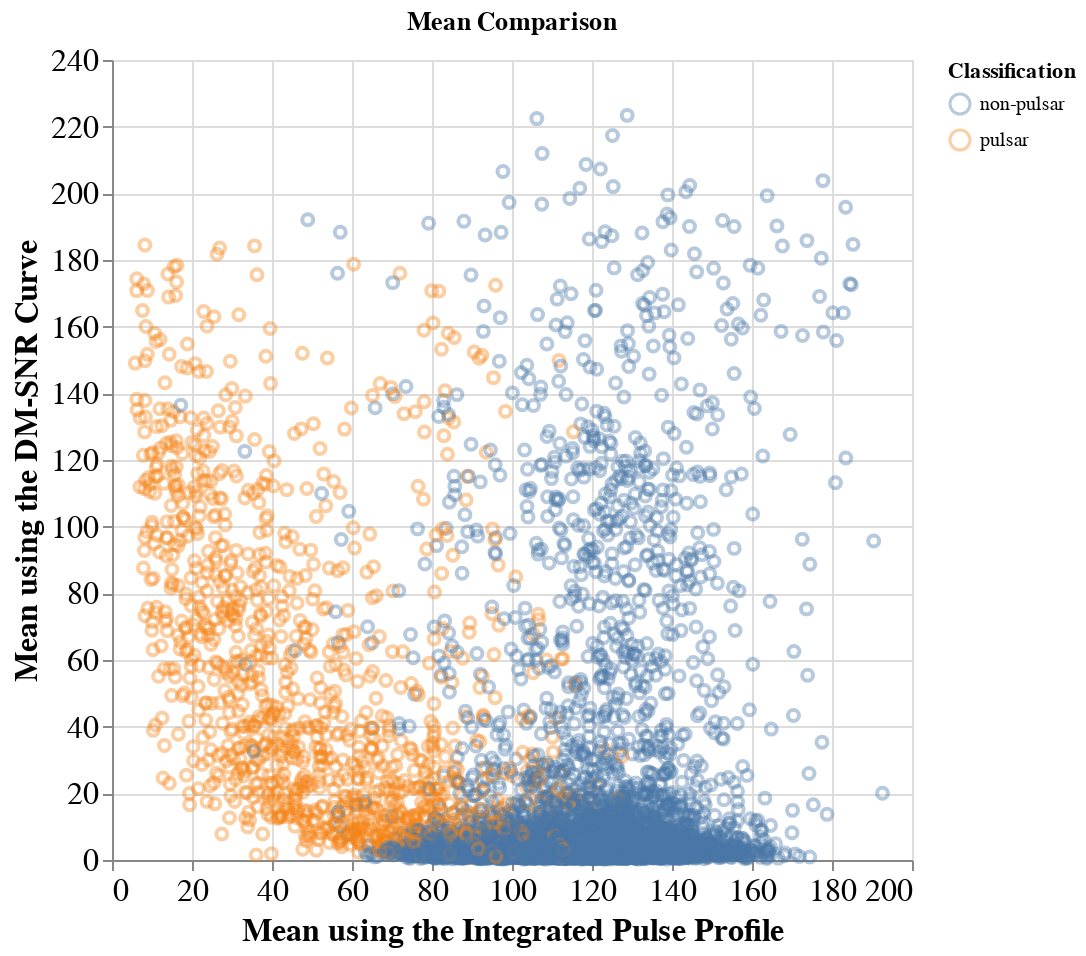

Notebook code cell kept with this figure:
### Markdown cell above
We can create a scatter plot the data in the training set to qualitatively assess for any visible grouping that may exist. We will colour the data points by the classification they are known to be.

### Code cell
pulsar_data_train_means_plot = (
    alt.Chart(pulsar_data_train, title="Mean Comparison")
    .mark_point(opacity=0.4)
    .encode(
        x=alt.X("Profile_mean", title="Mean using the Integrated Pulse Profile", scale=alt.Scale(zero=False)),
        y=alt.Y("DM_mean", title="Mean using the DM-SNR Curve"),
        color=alt.Color("class", title="Classification"),
    )
    .configure_axis(labelFontSize=16, titleFontSize=16)
    .properties(width=400, height=400)
)
pulsar_data_train_means_plot

### Figure 1 — Vega-Lite specification as saved in the notebook (floating-point values rounded to 4 significant figures; data arrays with more than 128 entries replaced by an {"elided": "..."} marker saying what was removed)
{"config": {"view": {"continuousWidth": 400, "continuousHeight": 300}, "axis": {"labelFontSize": 16, "titleFontSize": 16}}, "data": {"name": "data-d11dc837ef869493d77733c083547fdb"}, "mark": {"type": "point", "opacity": 0.4}, "encoding": {"color": {"field": "class", "title": "Classification", "type": "nominal"}, "x": {"field": "Profile_mean", "scale": {"zero": false}, "title": "Mean using the Integrated Pulse Profile", "type": "quantitative"}, "y": {"field": "DM_mean", "title": "Mean using the DM-SNR Curve", "type": "quantitative"}}, "height": 400, "title": "Mean Comparison", "width": 400, "$schema": "https://vega.github.io/schema/vega-lite/v4.17.0.json", "datasets": {"data-d11dc837ef869493d77733c083547fdb": {"elided": "13423 records"}}}
